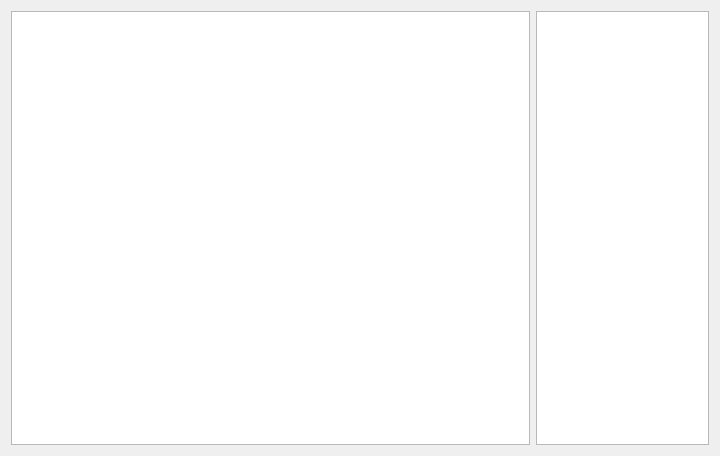
<?xml version="1.0" encoding="UTF-8"?>
<ui version="4.0">
 <class>DialogVStreamView</class>
 <widget class="QDialog" name="DialogVStreamView">
  <property name="geometry">
   <rect>
    <x>0</x>
    <y>0</y>
    <width>720</width>
    <height>456</height>
   </rect>
  </property>
  <property name="windowTitle">
   <string>Запись</string>
  </property>
  <layout class="QHBoxLayout" name="horizontalLayout" stretch="3,1">
   <item>
    <widget class="QGraphicsView" name="graphicsView"/>
   </item>
   <item>
    <widget class="QTextBrowser" name="textBrowser"/>
   </item>
  </layout>
 </widget>
 <resources/>
 <connections/>
</ui>
